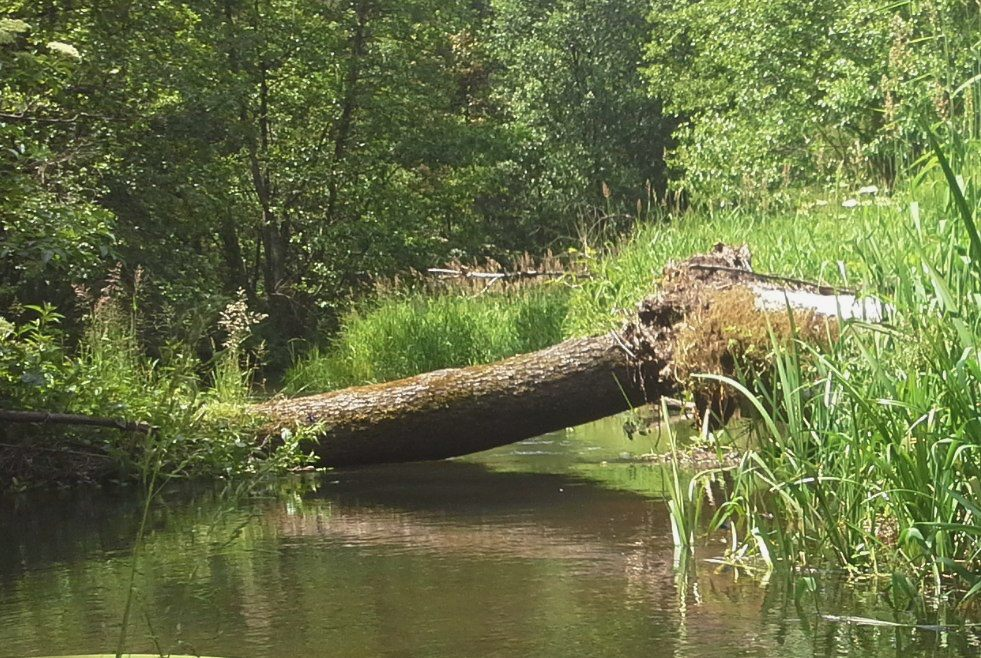
%> input picture ćwiczenia/LAB_5/rzeczka.jpg, 981 x 658 px
$ octave Zad_2.m   (GNU Octave 9; MATLAB toolbox functions it lacks are replaced by stand-ins)
%> lines starting %> are read from the running program, lines starting %| are printed output that depends on the picture; in (x1, y1, x2, y2) boxes, pixels count from 0 and x2, y2 are one past the last pixel; in counts of white or black regions, pixels touching at a corner belong together; the program's own positions count from 1; long printed decimals are rounded
### ćwiczenia/LAB_5/rgb_to_hsl.m
function [H, S, L] = rgb_to_hsl(R, G, B, img_double)

  MaxRGB = max(img_double, [], 3);
  MinRGB = min(img_double, [], 3);
  Chroma = MaxRGB - MinRGB;

  Htemp = zeros(size(Chroma));

  Htemp(Chroma <= 0.001) = 0;

  index = (MaxRGB == R) & (Chroma > 0.001);
  Htemp(index) = mod((G(index) - B(index)) ./ Chroma(index), 6);

  index = (MaxRGB == G) & (Chroma > 0.001);
  Htemp(index) = (B(index) - R(index)) ./ Chroma(index) + 2;

  index = (MaxRGB == B) & (Chroma > 0.001);
  Htemp(index) = (R(index) - G(index)) ./ Chroma(index) + 4;

  H = Htemp * 60;
  L = (MaxRGB + MinRGB) / 2;

  S = zeros(size(L));

  index = (L > 0.001) & (L < 0.999);
  S(index) = Chroma(index) ./ (1 - abs(2 * L(index) - 1));
end

### ćwiczenia/LAB_5/hsl_to_rgb.m
function [R, G, B] = hsl_to_rgb(H, S, L)
    chroma = (1 - abs(2 * L - 1)) .* S;
    x = chroma .* (1 - abs(mod(H / 60, 2) - 1));
    MinRGB = L - chroma / 2;

    Rtemp = zeros(size(H));
    Gtemp = zeros(size(H));
    Btemp = zeros(size(H));

    idx1 = (H >= 0) & (H <= 60);
    Rtemp(idx1) = chroma(idx1);
    Gtemp(idx1) = x(idx1);
    Btemp(idx1) = 0;

    idx2 = (H > 60) & (H <= 120);
    Rtemp(idx2) = x(idx2);
    Gtemp(idx2) = chroma(idx2);
    Btemp(idx2) = 0;

    idx3 = (H > 120) & (H <= 180);
    Rtemp(idx3) = 0;
    Gtemp(idx3) = chroma(idx3);
    Btemp(idx3) = x(idx3);

    idx4 = (H > 180) & (H <= 240);
    Rtemp(idx4) = 0;
    Gtemp(idx4) = x(idx4);
    Btemp(idx4) = chroma(idx4);

    idx5 = (H > 240) & (H <= 300);
    Rtemp(idx5) = x(idx5);
    Gtemp(idx5) = 0;
    Btemp(idx5) = chroma(idx5);

    idx6 = (H > 300) & (H <= 360);
    Rtemp(idx6) = chroma(idx6);
    Gtemp(idx6) = 0;
    Btemp(idx6) = x(idx6);

    R = (Rtemp + MinRGB) * 255;
    G = (Gtemp + MinRGB) * 255;
    B = (Btemp + MinRGB) * 255;
end

### ćwiczenia/LAB_4/przytnij_zakres.m
function wynik = przytnij_zakres(wejscie)
    wejscie(wejscie < 0) = 0;
    wejscie(wejscie > 255) = 255;

    wynik = wejscie;
end

### ćwiczenia/LAB_5/porownanie_v_PS_z_mnoznikiem.m
function wynik = porownanie_v_PS_z_mnoznikiem(obraz_stary, obraz_nowy, mnoznik)
    roznica = abs(obraz_nowy - obraz_stary);
    wynik = przytnij_zakres(mnoznik * roznica);
end

### ćwiczenia/sam_robie/LAB_4/porownanie_v_2_z_mnoznikiem.m
function wynik = porownanie_v_2_z_mnoznikiem(obraz_stary, obraz_nowy, mnoznik)
    wynik = przytnij_zakres((obraz_nowy - obraz_stary) * mnoznik + 127.5);
end

### ćwiczenia/LAB_5/Zad_2.m
clear;
img = imread('rzeczka.jpg');
%> img is the input picture: size 658x981x3 uint8; mean R, G, B 104.7, 113.4, 68.7
obraz = double(img) / 255;

R_zeskalowany = obraz(:, :, 1);
G_zeskalowany = obraz(:, :, 2);
B_zeskalowany = obraz(:, :, 3);
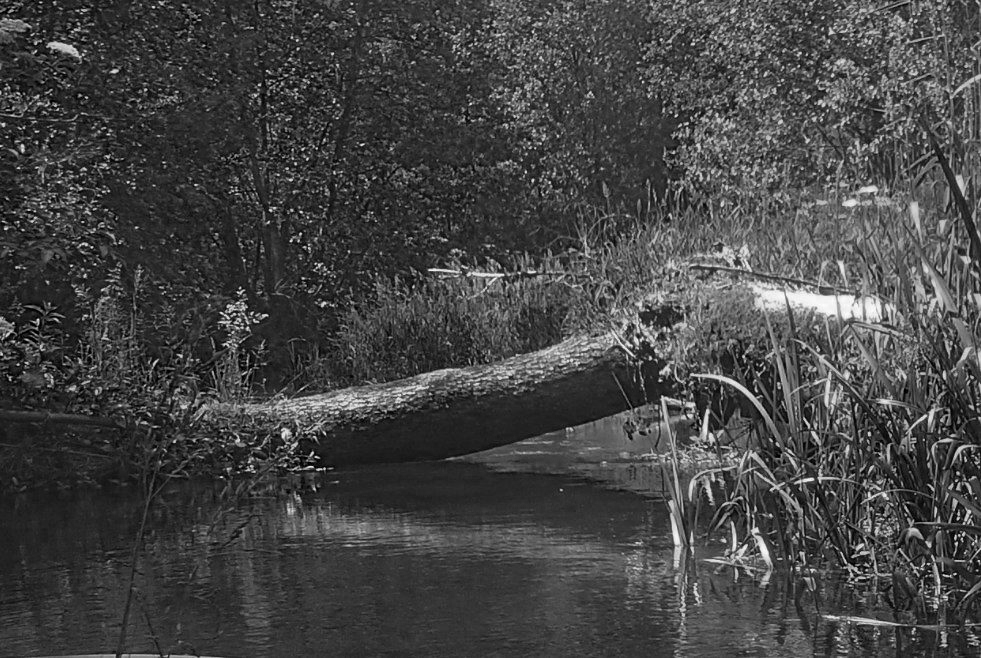
%> B_zeskalowany: size 658x981 double; min 0, max 0.996, mean 0.269

[H, S, L] = rgb_to_hsl(R_zeskalowany, G_zeskalowany, B_zeskalowany, obraz);
%> in rgb_to_hsl, `MaxRGB = max(img_double, [], 3);`:
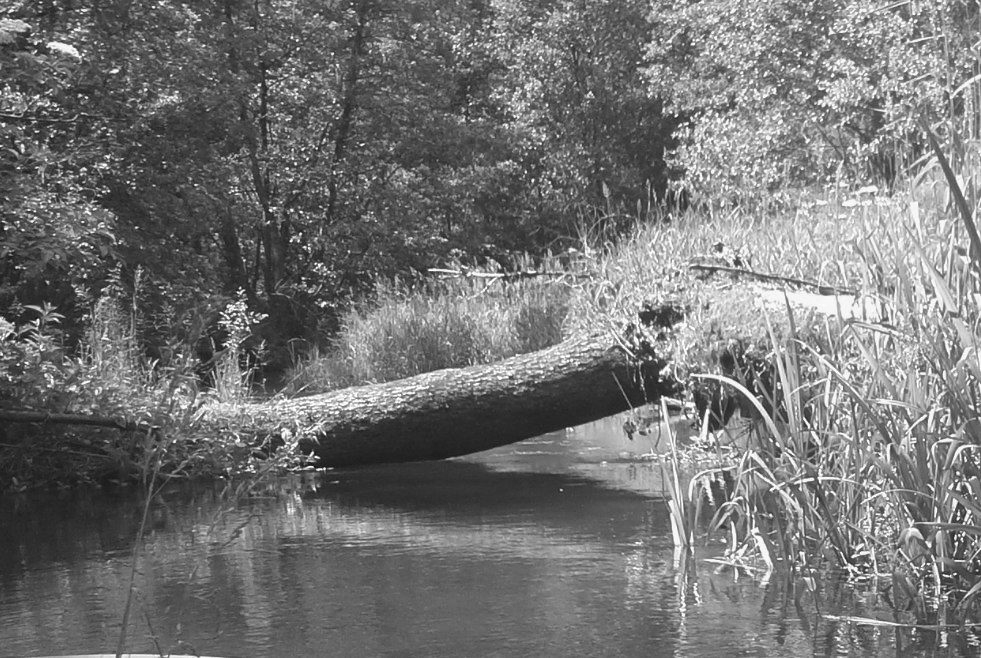
%> MaxRGB: size 658x981 double; min 0.0275, max 1, mean 0.453
%> in rgb_to_hsl, `Htemp(Chroma <= 0.001) = 0;`: Htemp: size 658x981 double; every value is 0
%> in rgb_to_hsl, `index = (MaxRGB == R) & (Chroma > 0.001);`:
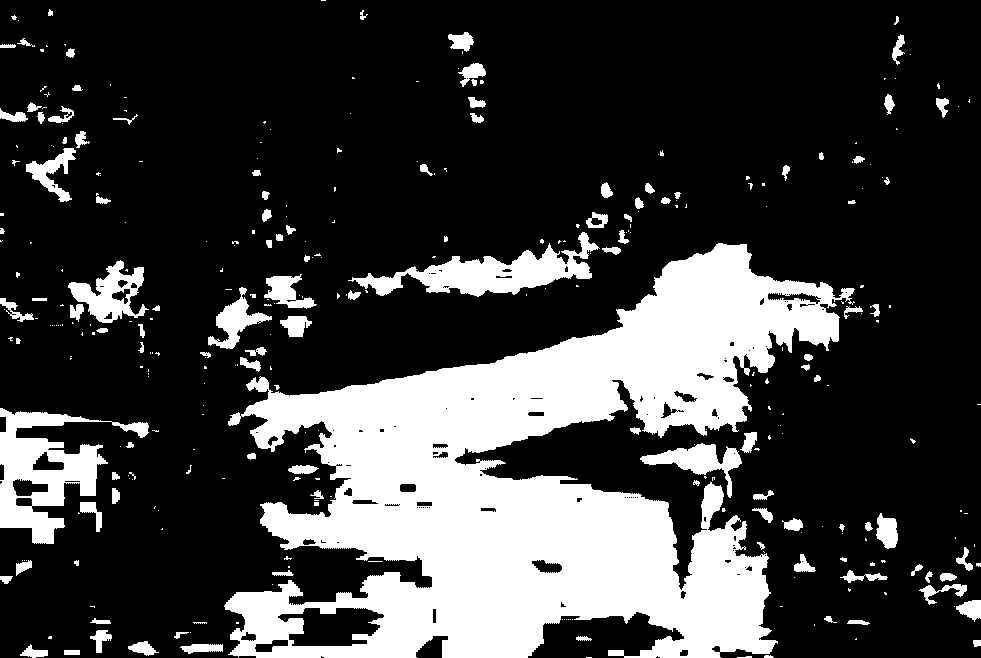
%> index: size 658x981 logical; 24.2% white; 332 white regions (214 under 20 px), largest, box (x1, y1, x2, y2) and area: (224, 243, 855, 658) 123160, (0, 408, 149, 544) 7680, (348, 232, 600, 297) 5817
%> in rgb_to_hsl, `index = (MaxRGB == G) & (Chroma > 0.001);`:
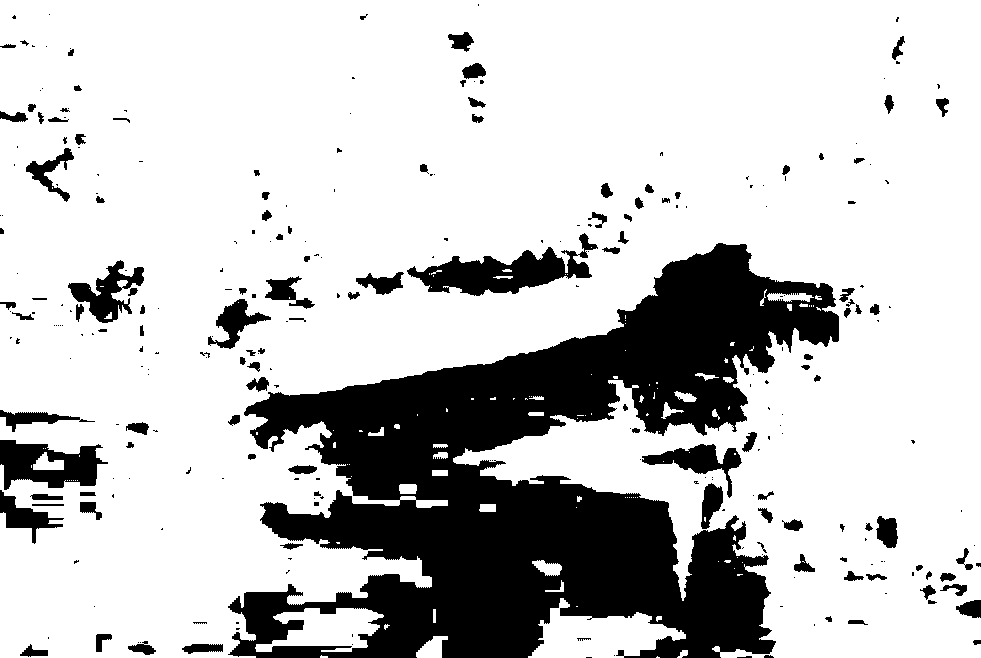
%> index: size 658x981 logical; 77.7% white; 280 black regions (156 under 20 px), largest, box (x1, y1, x2, y2) and area: (228, 243, 839, 658) 116997, (407, 233, 598, 296) 4832, (0, 440, 108, 490) 3212
%> in rgb_to_hsl, `index = (MaxRGB == B) & (Chroma > 0.001);`: index: size 658x981 logical; 0.02% white in thin lines or dots, all inside (x1, y1, x2, y2) = (0, 4, 876, 463)
%> in rgb_to_hsl, `Htemp(index) = (R(index) - G(index)) ./ Chroma(index) + 4;`: Htemp: size 658x981 double; min 0, max 5.95, mean 1.17
%> in rgb_to_hsl, `L = (MaxRGB + MinRGB) / 2;`:
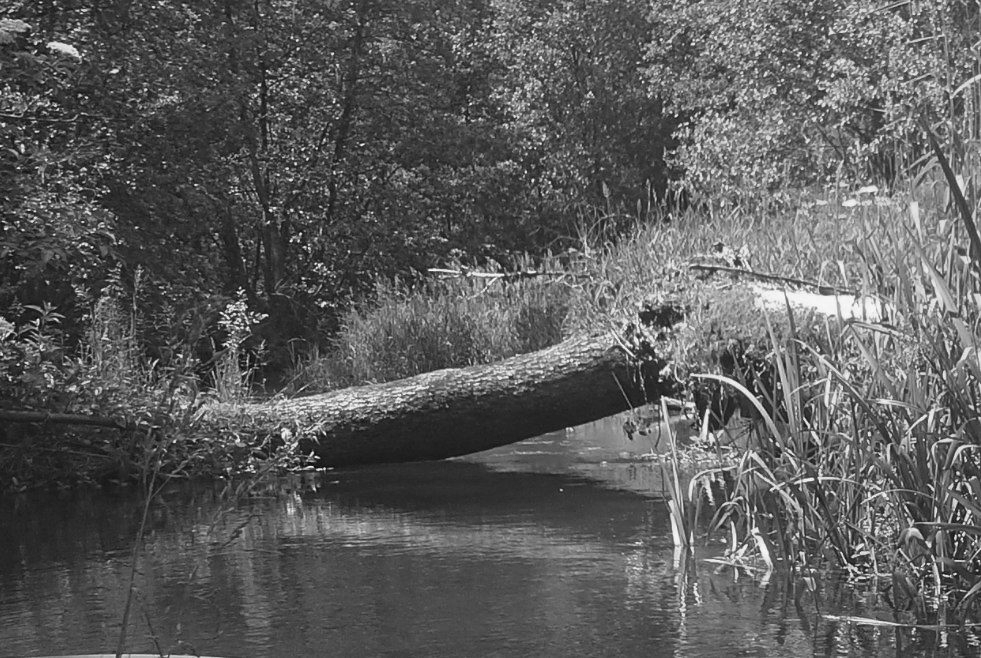
%> L: size 658x981 double; min 0.0137, max 0.99, mean 0.361
%> in rgb_to_hsl, `index = (L > 0.001) & (L < 0.999);`: index: size 658x981 logical; every value is 1
%> in rgb_to_hsl, `S(index) = Chroma(index) ./ (1 - abs(2 * L(index) - 1));`:
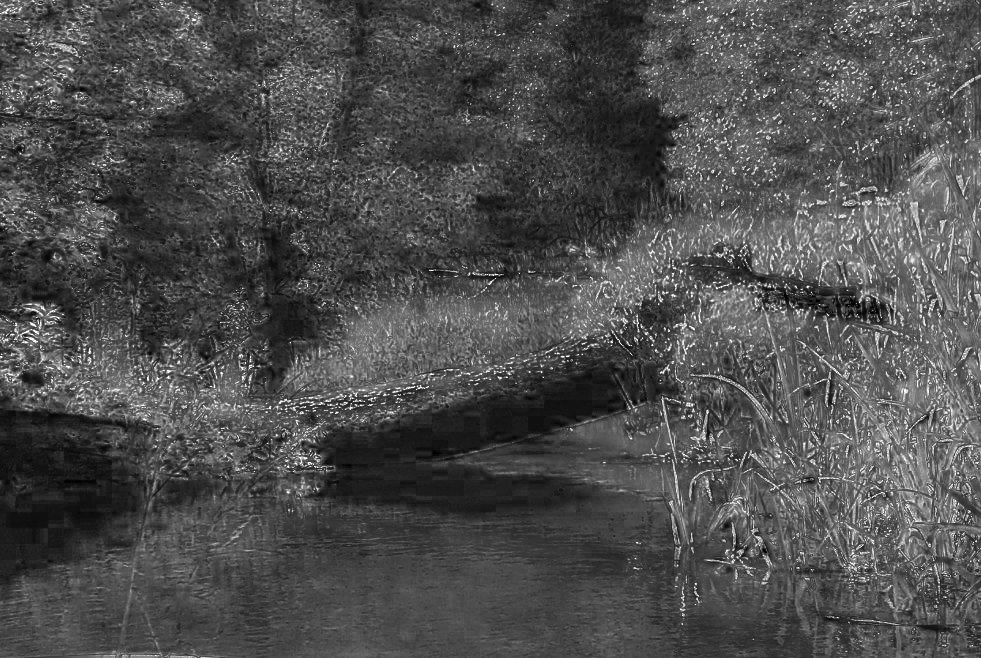
%> S: size 658x981 double; min 0, max 1, mean 0.307

[R, G, B] = hsl_to_rgb(H, S, L);
%> in hsl_to_rgb, `idx1 = (H >= 0) & (H <= 60);`: idx1: size 658x981 logical; 24.2% white; 327 white regions (210 under 20 px), largest, box (x1, y1, x2, y2) and area: (224, 243, 863, 658) 123155, (0, 408, 149, 544) 7671, (348, 232, 600, 297) 5817
%> in hsl_to_rgb, `idx2 = (H > 60) & (H <= 120);`: idx2: size 658x981 logical; 75.7% white; 341 black regions (225 under 20 px), largest, box (x1, y1, x2, y2) and area: (224, 243, 863, 658) 123565, (0, 408, 149, 544) 7695, (348, 232, 600, 297) 5817
%> in hsl_to_rgb, `Gtemp(idx2) = chroma(idx2);`:
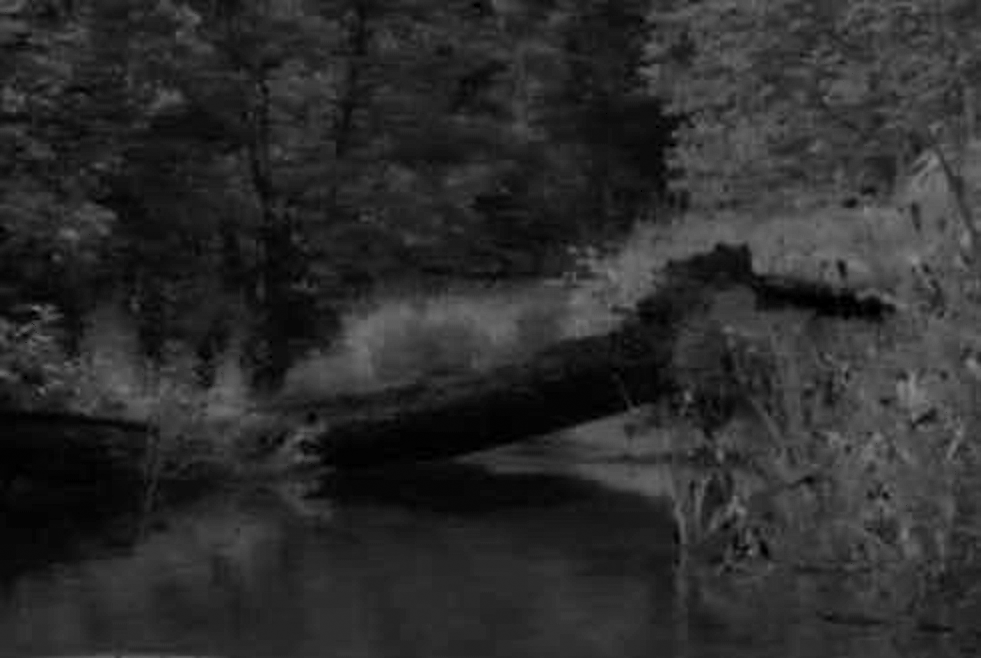
%> Gtemp: size 658x981 double; min 0, max 0.545, mean 0.175
%> in hsl_to_rgb, `idx3 = (H > 120) & (H <= 180);`: idx3: size 658x981 logical; 0.02% white in thin lines or dots, all inside (x1, y1, x2, y2) = (20, 4, 870, 552)
%> in hsl_to_rgb, `Gtemp(idx3) = chroma(idx3);`: Gtemp: size 658x981 double; 0.02% of pixels changed, all inside (x1, y1, x2, y2) = (20, 4, 870, 552)
%> in hsl_to_rgb, `Btemp(idx3) = x(idx3);`: Btemp: size 658x981 double; min 0, max 0.0235, mean 1.61e-06
%> in hsl_to_rgb, `idx4 = (H > 180) & (H <= 240);`: idx4: size 658x981 logical; 0.01% white in thin lines or dots, all inside (x1, y1, x2, y2) = (32, 4, 874, 314)
%> in hsl_to_rgb, `Gtemp(idx4) = x(idx4);`: Gtemp: size 658x981 double; min 0, max 0.545, mean 0.175; mean of the top-left, top-right, bottom-left and bottom-right quarters 0.138, 0.223, 0.144, 0.196
%> in hsl_to_rgb, `Btemp(idx4) = chroma(idx4);`: Btemp: size 658x981 double; min 0, max 0.0471, mean 2.95e-06
%> in hsl_to_rgb, `idx5 = (H > 240) & (H <= 300);`: idx5: size 658x981 logical; 0.01% white in thin lines or dots, all inside (x1, y1, x2, y2) = (0, 229, 876, 463)
%> in hsl_to_rgb, `Rtemp(idx5) = x(idx5);`: Rtemp: size 658x981 double; min 0, max 0.439, mean 0.141; mean of the top-left, top-right, bottom-left and bottom-right quarters 0.102, 0.16, 0.132, 0.17
%> in hsl_to_rgb, `Btemp(idx5) = chroma(idx5);`: Btemp: size 658x981 double; min 0, max 0.0471, mean 4.57e-06
%> in hsl_to_rgb, `idx6 = (H > 300) & (H <= 360);`: idx6: size 658x981 logical; 0.04% white in thin lines or dots, all inside (x1, y1, x2, y2) = (0, 229, 879, 482)
%> in hsl_to_rgb, `Btemp(idx6) = x(idx6);`: Btemp: size 658x981 double; min 0, max 0.0471, mean 6.81e-06

obrazek = cat(3, R, G, B) / 255;

porownanie_v_2 = porownanie_v_2_z_mnoznikiem(img, obrazek, 1000000);
%> in przytnij_zakres, `wejscie(wejscie < 0) = 0;`: wejscie: size 658x981x3 uint8; every value is 128
porownanie_v_PS = porownanie_v_PS_z_mnoznikiem(img, obrazek, 1000000);
%> in porownanie_v_PS_z_mnoznikiem, `roznica = abs(obraz_nowy - obraz_stary);`: roznica: size 658x981x3 uint8; every value is 0

roznica_modulu = max(abs(obraz(:) - obrazek(:)));
%> roznica_modulu = 2.22e-16

fprintf('Maksymalny moduł różnicy: %f\n', roznica_modulu);
%| Maksymalny moduł różnicy: 0

figure;

subplot(1, 2, 1);imshow(porownanie_v_PS);title('porownanie v.PS * 1000000');
subplot(1, 2, 2);imshow(porownanie_v_2);title('porownanie v.2 * 1000000');
